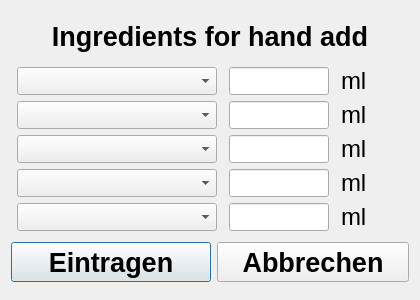
<?xml version="1.0" encoding="UTF-8"?>
<ui version="4.0">
 <class>handadds</class>
 <widget class="QDialog" name="handadds">
  <property name="geometry">
   <rect>
    <x>0</x>
    <y>0</y>
    <width>420</width>
    <height>300</height>
   </rect>
  </property>
  <property name="minimumSize">
   <size>
    <width>420</width>
    <height>300</height>
   </size>
  </property>
  <property name="maximumSize">
   <size>
    <width>420</width>
    <height>300</height>
   </size>
  </property>
  <property name="windowTitle">
   <string>Zutaten zum selbst hinzufügen</string>
  </property>
  <property name="styleSheet">
   <string notr="true"/>
  </property>
  <property name="modal">
   <bool>true</bool>
  </property>
  <layout class="QVBoxLayout" name="verticalLayout">
   <item>
    <widget class="QLabel" name="LHeader">
     <property name="maximumSize">
      <size>
       <width>16777215</width>
       <height>40</height>
      </size>
     </property>
     <property name="font">
      <font>
       <pointsize>20</pointsize>
       <weight>75</weight>
       <bold>true</bold>
      </font>
     </property>
     <property name="text">
      <string>Ingredients for hand add</string>
     </property>
     <property name="alignment">
      <set>Qt::AlignCenter</set>
     </property>
     <property name="cssClass" stdset="0">
      <string>secondary bold</string>
     </property>
    </widget>
   </item>
   <item>
    <layout class="QHBoxLayout" name="horizontalLayout">
     <property name="spacing">
      <number>6</number>
     </property>
     <property name="sizeConstraint">
      <enum>QLayout::SetDefaultConstraint</enum>
     </property>
     <item>
      <layout class="QVBoxLayout" name="verticalLayout_2">
       <item>
        <widget class="QComboBox" name="CBHandadd1">
         <property name="minimumSize">
          <size>
           <width>103</width>
           <height>28</height>
          </size>
         </property>
         <property name="maximumSize">
          <size>
           <width>200</width>
           <height>28</height>
          </size>
         </property>
         <property name="font">
          <font>
           <pointsize>14</pointsize>
           <weight>50</weight>
           <bold>false</bold>
          </font>
         </property>
        </widget>
       </item>
       <item>
        <widget class="QComboBox" name="CBHandadd2">
         <property name="minimumSize">
          <size>
           <width>103</width>
           <height>28</height>
          </size>
         </property>
         <property name="maximumSize">
          <size>
           <width>200</width>
           <height>28</height>
          </size>
         </property>
         <property name="font">
          <font>
           <pointsize>14</pointsize>
           <weight>50</weight>
           <bold>false</bold>
          </font>
         </property>
        </widget>
       </item>
       <item>
        <widget class="QComboBox" name="CBHandadd3">
         <property name="minimumSize">
          <size>
           <width>103</width>
           <height>28</height>
          </size>
         </property>
         <property name="maximumSize">
          <size>
           <width>200</width>
           <height>28</height>
          </size>
         </property>
         <property name="font">
          <font>
           <pointsize>14</pointsize>
           <weight>50</weight>
           <bold>false</bold>
          </font>
         </property>
        </widget>
       </item>
       <item>
        <widget class="QComboBox" name="CBHandadd4">
         <property name="minimumSize">
          <size>
           <width>103</width>
           <height>28</height>
          </size>
         </property>
         <property name="maximumSize">
          <size>
           <width>200</width>
           <height>28</height>
          </size>
         </property>
         <property name="font">
          <font>
           <pointsize>14</pointsize>
           <weight>50</weight>
           <bold>false</bold>
          </font>
         </property>
        </widget>
       </item>
       <item>
        <widget class="QComboBox" name="CBHandadd5">
         <property name="minimumSize">
          <size>
           <width>103</width>
           <height>28</height>
          </size>
         </property>
         <property name="maximumSize">
          <size>
           <width>200</width>
           <height>28</height>
          </size>
         </property>
         <property name="font">
          <font>
           <pointsize>14</pointsize>
           <weight>50</weight>
           <bold>false</bold>
          </font>
         </property>
        </widget>
       </item>
      </layout>
     </item>
     <item>
      <layout class="QVBoxLayout" name="verticalLayout_5">
       <item>
        <widget class="ClickableLineEdit" name="LEHandadd1">
         <property name="minimumSize">
          <size>
           <width>0</width>
           <height>28</height>
          </size>
         </property>
         <property name="maximumSize">
          <size>
           <width>100</width>
           <height>28</height>
          </size>
         </property>
         <property name="font">
          <font>
           <pointsize>14</pointsize>
          </font>
         </property>
         <property name="alignment">
          <set>Qt::AlignRight|Qt::AlignTrailing|Qt::AlignVCenter</set>
         </property>
         <property name="cssClass" stdset="0">
          <string>secondary bold</string>
         </property>
        </widget>
       </item>
       <item>
        <widget class="ClickableLineEdit" name="LEHandadd2">
         <property name="minimumSize">
          <size>
           <width>0</width>
           <height>28</height>
          </size>
         </property>
         <property name="maximumSize">
          <size>
           <width>100</width>
           <height>28</height>
          </size>
         </property>
         <property name="font">
          <font>
           <pointsize>14</pointsize>
          </font>
         </property>
         <property name="alignment">
          <set>Qt::AlignRight|Qt::AlignTrailing|Qt::AlignVCenter</set>
         </property>
         <property name="cssClass" stdset="0">
          <string>secondary bold</string>
         </property>
        </widget>
       </item>
       <item>
        <widget class="ClickableLineEdit" name="LEHandadd3">
         <property name="minimumSize">
          <size>
           <width>0</width>
           <height>28</height>
          </size>
         </property>
         <property name="maximumSize">
          <size>
           <width>100</width>
           <height>28</height>
          </size>
         </property>
         <property name="font">
          <font>
           <pointsize>14</pointsize>
          </font>
         </property>
         <property name="alignment">
          <set>Qt::AlignRight|Qt::AlignTrailing|Qt::AlignVCenter</set>
         </property>
         <property name="cssClass" stdset="0">
          <string>secondary bold</string>
         </property>
        </widget>
       </item>
       <item>
        <widget class="ClickableLineEdit" name="LEHandadd4">
         <property name="minimumSize">
          <size>
           <width>0</width>
           <height>28</height>
          </size>
         </property>
         <property name="maximumSize">
          <size>
           <width>100</width>
           <height>28</height>
          </size>
         </property>
         <property name="font">
          <font>
           <pointsize>14</pointsize>
          </font>
         </property>
         <property name="alignment">
          <set>Qt::AlignRight|Qt::AlignTrailing|Qt::AlignVCenter</set>
         </property>
         <property name="cssClass" stdset="0">
          <string>secondary bold</string>
         </property>
        </widget>
       </item>
       <item>
        <widget class="ClickableLineEdit" name="LEHandadd5">
         <property name="minimumSize">
          <size>
           <width>0</width>
           <height>28</height>
          </size>
         </property>
         <property name="maximumSize">
          <size>
           <width>100</width>
           <height>28</height>
          </size>
         </property>
         <property name="font">
          <font>
           <pointsize>14</pointsize>
          </font>
         </property>
         <property name="alignment">
          <set>Qt::AlignRight|Qt::AlignTrailing|Qt::AlignVCenter</set>
         </property>
         <property name="cssClass" stdset="0">
          <string>secondary bold</string>
         </property>
        </widget>
       </item>
      </layout>
     </item>
     <item>
      <layout class="QVBoxLayout" name="verticalLayout_3">
       <item>
        <widget class="QLabel" name="label_11">
         <property name="minimumSize">
          <size>
           <width>60</width>
           <height>0</height>
          </size>
         </property>
         <property name="maximumSize">
          <size>
           <width>60</width>
           <height>28</height>
          </size>
         </property>
         <property name="font">
          <font>
           <pointsize>18</pointsize>
           <weight>50</weight>
           <bold>false</bold>
          </font>
         </property>
         <property name="text">
          <string>ml</string>
         </property>
        </widget>
       </item>
       <item>
        <widget class="QLabel" name="label_12">
         <property name="minimumSize">
          <size>
           <width>60</width>
           <height>0</height>
          </size>
         </property>
         <property name="maximumSize">
          <size>
           <width>60</width>
           <height>28</height>
          </size>
         </property>
         <property name="font">
          <font>
           <pointsize>18</pointsize>
           <weight>50</weight>
           <bold>false</bold>
          </font>
         </property>
         <property name="text">
          <string>ml</string>
         </property>
        </widget>
       </item>
       <item>
        <widget class="QLabel" name="label_13">
         <property name="minimumSize">
          <size>
           <width>60</width>
           <height>0</height>
          </size>
         </property>
         <property name="maximumSize">
          <size>
           <width>60</width>
           <height>28</height>
          </size>
         </property>
         <property name="font">
          <font>
           <pointsize>18</pointsize>
           <weight>50</weight>
           <bold>false</bold>
          </font>
         </property>
         <property name="text">
          <string>ml</string>
         </property>
        </widget>
       </item>
       <item>
        <widget class="QLabel" name="label_15">
         <property name="minimumSize">
          <size>
           <width>60</width>
           <height>0</height>
          </size>
         </property>
         <property name="maximumSize">
          <size>
           <width>60</width>
           <height>28</height>
          </size>
         </property>
         <property name="font">
          <font>
           <pointsize>18</pointsize>
           <weight>50</weight>
           <bold>false</bold>
          </font>
         </property>
         <property name="text">
          <string>ml</string>
         </property>
        </widget>
       </item>
       <item>
        <widget class="QLabel" name="label_14">
         <property name="minimumSize">
          <size>
           <width>60</width>
           <height>0</height>
          </size>
         </property>
         <property name="maximumSize">
          <size>
           <width>60</width>
           <height>28</height>
          </size>
         </property>
         <property name="font">
          <font>
           <pointsize>18</pointsize>
           <weight>50</weight>
           <bold>false</bold>
          </font>
         </property>
         <property name="text">
          <string>ml</string>
         </property>
        </widget>
       </item>
      </layout>
     </item>
    </layout>
   </item>
   <item>
    <layout class="QHBoxLayout" name="horizontalLayout_2">
     <item>
      <widget class="QPushButton" name="PBEintragen">
       <property name="minimumSize">
        <size>
         <width>200</width>
         <height>40</height>
        </size>
       </property>
       <property name="maximumSize">
        <size>
         <width>200</width>
         <height>16777215</height>
        </size>
       </property>
       <property name="font">
        <font>
         <pointsize>20</pointsize>
         <weight>75</weight>
         <bold>true</bold>
        </font>
       </property>
       <property name="text">
        <string>Eintragen</string>
       </property>
       <property name="cssClass" stdset="0">
        <string>btn-inverted</string>
       </property>
      </widget>
     </item>
     <item>
      <widget class="QPushButton" name="PBAbbrechen">
       <property name="minimumSize">
        <size>
         <width>0</width>
         <height>40</height>
        </size>
       </property>
       <property name="font">
        <font>
         <pointsize>20</pointsize>
         <weight>75</weight>
         <bold>true</bold>
        </font>
       </property>
       <property name="text">
        <string>Abbrechen</string>
       </property>
      </widget>
     </item>
    </layout>
   </item>
  </layout>
 </widget>
 <customwidgets>
  <customwidget>
   <class>ClickableLineEdit</class>
   <extends>QLineEdit</extends>
   <header>src.ui_elements.clickablelineedit.h</header>
  </customwidget>
 </customwidgets>
 <resources/>
 <connections/>
</ui>
